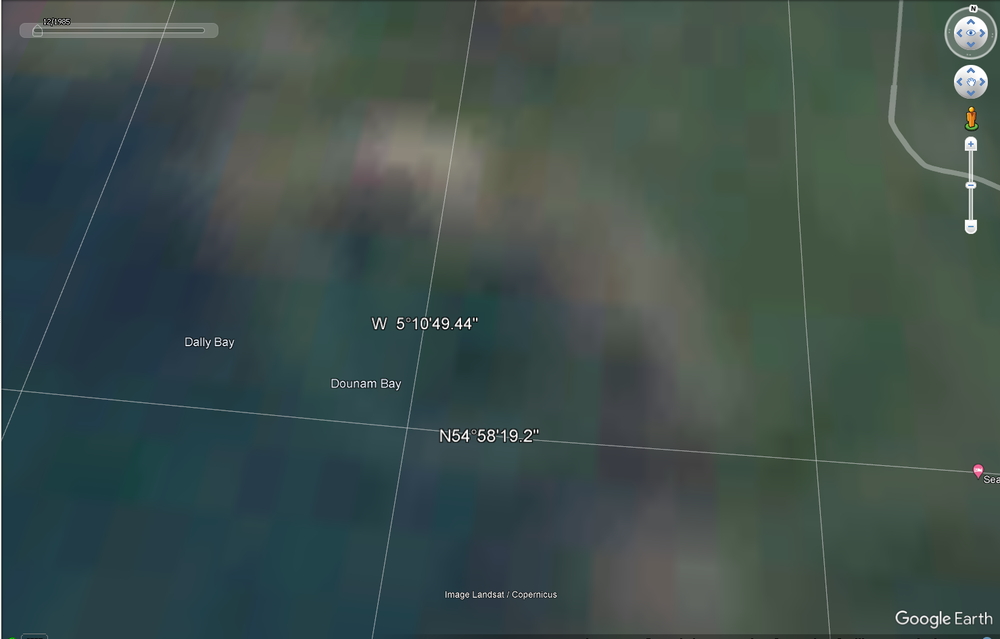
#> input picture newdata/dounambay1985.png, 1000 x 639 px, shrunk from 1479 x 945 before the run; its folder holds only this picture in this run
$ jupyter execute supertest2.ipynb
#> lines starting #> are read from the running program, lines starting #| are printed output that depends on the picture; after the words box and inside, x2 and y2 are one past the last pixel; in counts of white or black regions, pixels touching at a corner belong together
[cell 1]
import matplotlib.pyplot as plt
import cv2
import numpy as np
import os
import glob

# Function to process a single image
def process_image(image_path):
#> called with image_path = '../newdata/dounambay1985.png'
    image = cv2.imread(image_path)
#> image is the input picture: shape (639, 1000, 3); mean B, G, R 75.6, 79.4, 62.8
    image_rgb = cv2.cvtColor(image, cv2.COLOR_BGR2RGB)  # Convert BGR to RGB for correct color display with matplotlib

    # Convert the image to the HSV color space
    hsv_image = cv2.cvtColor(image_rgb, cv2.COLOR_RGB2HSV)
#> hsv_image: shape (639, 1000, 3); mean H, S, V 76.2, 68.6, 82.6

    # Define the range for blue color in HSV
    lower_blue1 = np.array([85, 50, 50])
    upper_blue1 = np.array([135, 255, 255])

    lower_blue2 = np.array([85, 50, 50])
    upper_blue2 = np.array([110, 255, 255])

    lower_blue3 = np.array([90, 50, 50])
    upper_blue3 = np.array([140, 255, 255])

    # Create masks for the different blue ranges
    mask_blue1 = cv2.inRange(hsv_image, lower_blue1, upper_blue1)
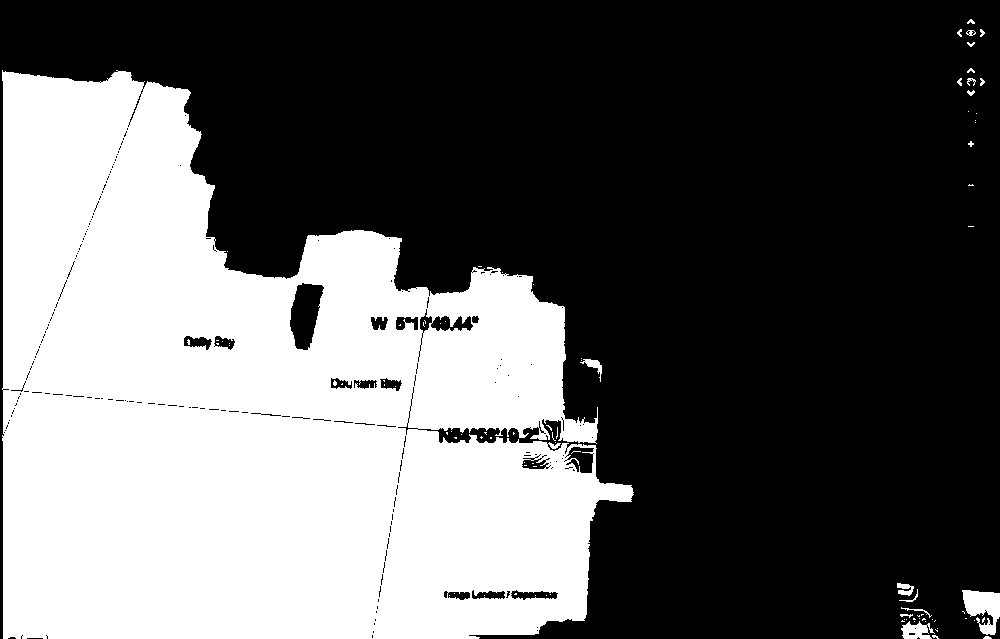
#> mask_blue1: shape (639, 1000); 38.5% white; 91 white regions (71 under 20 px), largest, box (x1, y1, x2, y2) and area: (2, 70, 634, 639) 243796, (962, 590, 1000, 635) 1050, (901, 621, 935, 639) 384
    mask_blue2 = cv2.inRange(hsv_image, lower_blue2, upper_blue2)
    mask_blue3 = cv2.inRange(hsv_image, lower_blue3, upper_blue3)
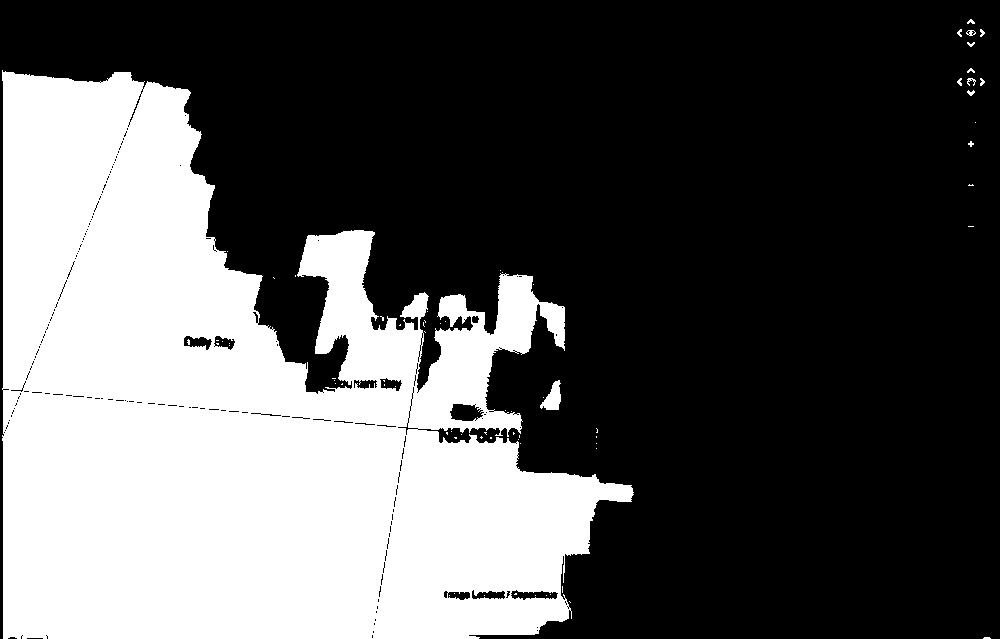
#> mask_blue3: shape (639, 1000); 35.1% white; 71 white regions (58 under 20 px), largest, box (x1, y1, x2, y2) and area: (2, 70, 634, 639) 223536, (540, 380, 561, 410) 361, (967, 78, 976, 86) 34

    # Combine the masks
    mask_water = cv2.bitwise_or(mask_blue1, mask_blue2)
    mask_water = cv2.bitwise_or(mask_water, mask_blue3)

    # Apply morphological operations to clean up the mask
    kernel = np.ones((5, 5), np.uint8)
    mask_cleaned = cv2.morphologyEx(mask_water, cv2.MORPH_CLOSE, kernel)
#> mask_cleaned: shape (639, 1000); 39.2% white; 18 white regions (6 under 20 px), largest, box (x1, y1, x2, y2) and area: (0, 70, 634, 639) 247573, (962, 590, 1000, 639) 1282, (900, 607, 939, 639) 895
    mask_cleaned = cv2.morphologyEx(mask_cleaned, cv2.MORPH_OPEN, kernel)
#> mask_cleaned: shape (639, 1000); 39.1% white; 7 white regions, largest, box (x1, y1, x2, y2) and area: (0, 70, 633, 639) 247263, (963, 590, 1000, 639) 1271, (901, 609, 938, 639) 870
    mask_cleaned = cv2.dilate(mask_cleaned, kernel, iterations=2)  # Additional dilation step
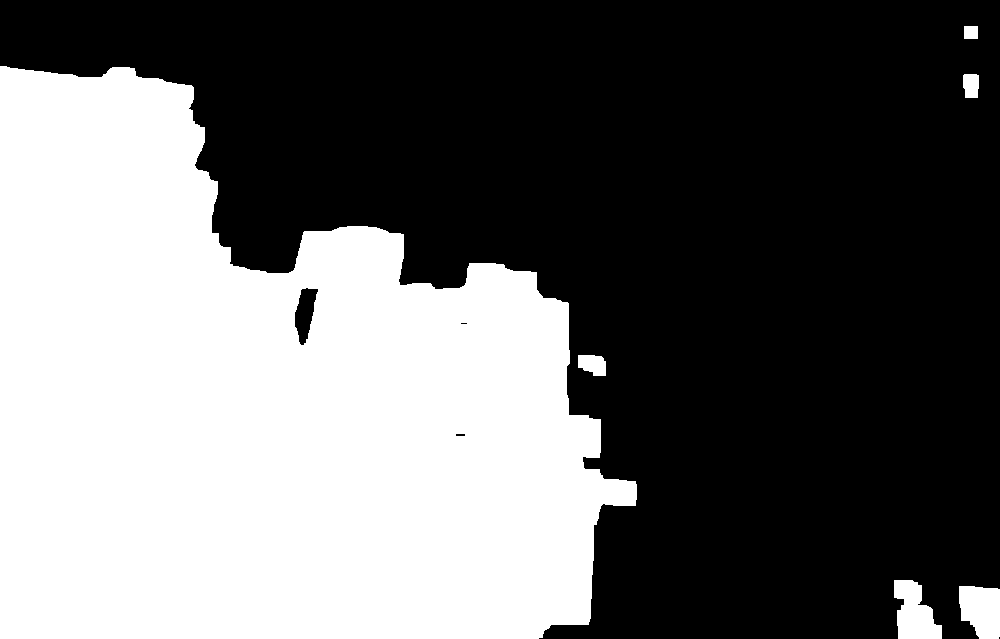
#> mask_cleaned: shape (639, 1000); 41.2% white; 6 white regions, box (x1, y1, x2, y2) and area: (0, 66, 637, 639) 258513, (894, 580, 942, 639) 1911, (959, 586, 1000, 639) 1816, (578, 355, 606, 376) 477, (963, 74, 979, 98) 353, (964, 26, 978, 39) 182
    mask_cleaned = cv2.erode(mask_cleaned, kernel, iterations=1)  # Erosion to refine edges
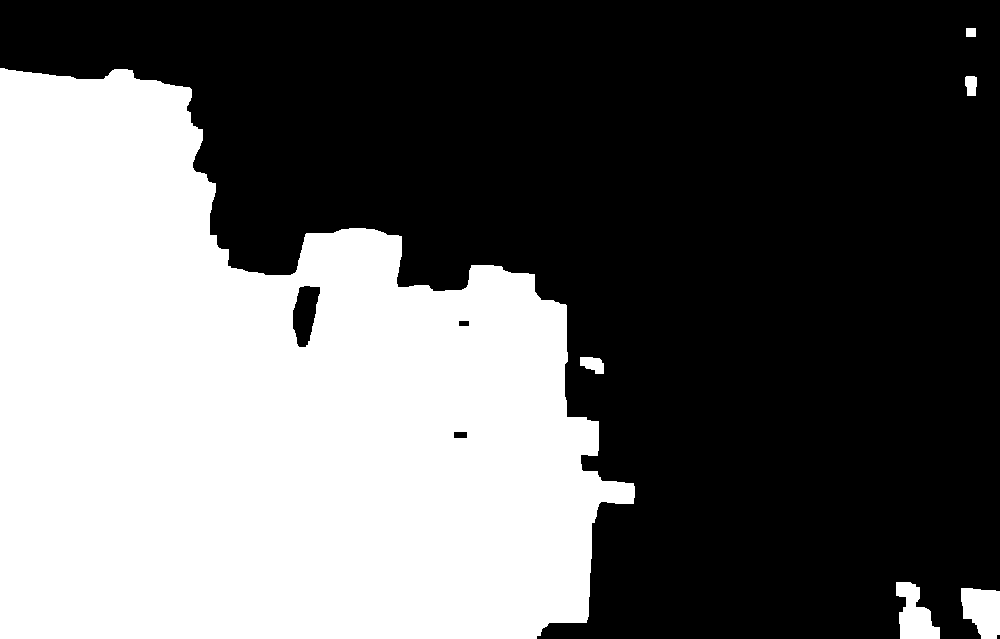
#> mask_cleaned: shape (639, 1000); 40.5% white; 6 white regions, box (x1, y1, x2, y2) and area: (0, 68, 635, 639) 254917, (961, 588, 1000, 639) 1576, (896, 582, 940, 639) 1535, (580, 357, 604, 374) 297, (965, 76, 977, 96) 209, (966, 28, 976, 37) 90

    # Apply the cleaned mask to get the result
    result = cv2.bitwise_and(image_rgb, image_rgb, mask=mask_cleaned)
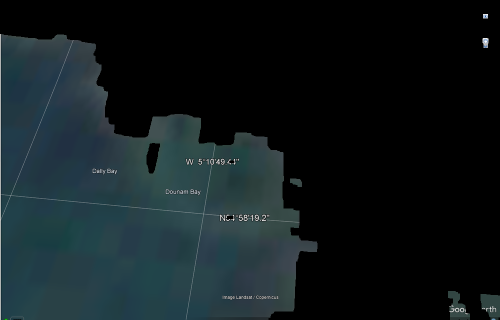
#> result: shape (639, 1000, 3) (shown at 1/2 size); mean R, G, B 17.2, 26.6, 29.4

    # Convert the result to grayscale for edge detection
    gray_result = cv2.cvtColor(result, cv2.COLOR_RGB2GRAY)
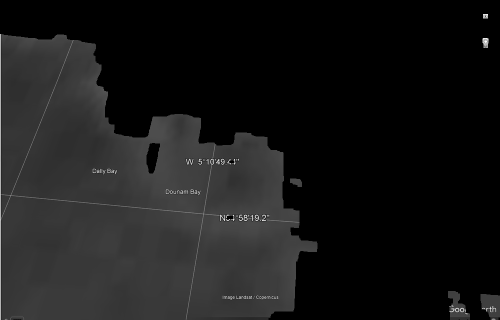
#> gray_result: shape (639, 1000) (shown at 1/2 size); min 0, max 255, mean 24.1

    # Apply Gaussian blur to reduce noise
    blurred = cv2.GaussianBlur(gray_result, (5, 5), 0)

    # Apply Canny edge detection
    edges = cv2.Canny(blurred, 30, 100)  # Adjusted thresholds
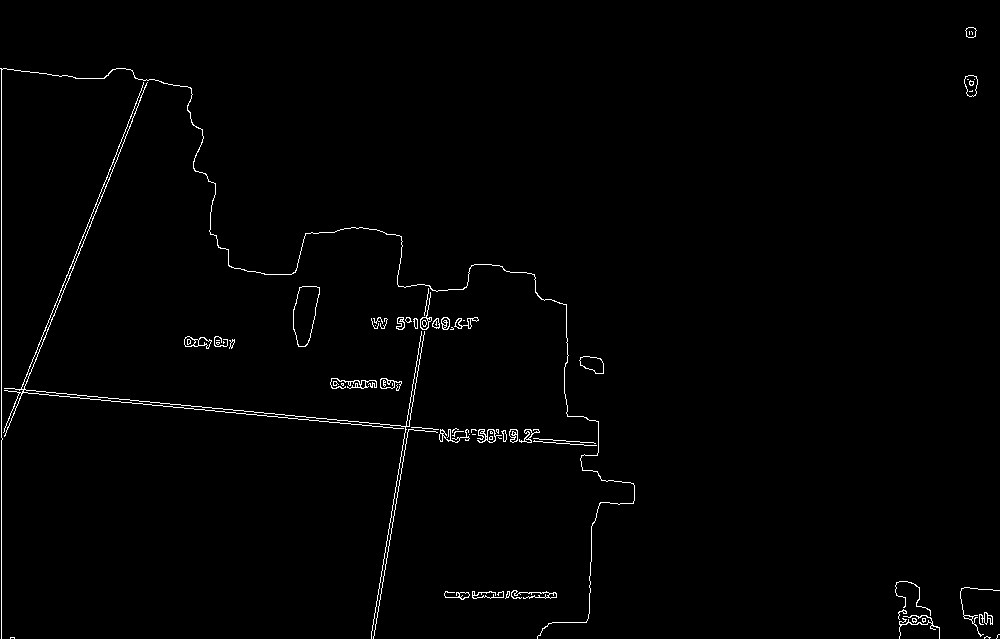
#> edges: shape (639, 1000); 1.1% white in thin lines or dots

    # Display the original image, water detection result, and edge detection result
    plt.figure(figsize=(18, 6))
    plt.subplot(1, 3, 1)
    plt.title(f'Original Image: {os.path.basename(image_path)}')
    plt.imshow(image_rgb)
    plt.axis('off')

    plt.subplot(1, 3, 2)
    plt.title('Water Detection Result')
    plt.imshow(result)
    plt.axis('off')

    plt.subplot(1, 3, 3)
    plt.title('Edge Detection Result')
    plt.imshow(edges, cmap='gray')
    plt.axis('off')

    plt.show()

    # Save the edge detection result as a reference image in new data
    output_dir = "../newdata/reference_image_generate/"
    os.makedirs(output_dir, exist_ok=True)
    output_path = os.path.join(output_dir, os.path.basename(image_path).replace(".png", "_reference_edge_detection.png"))
    cv2.imwrite(output_path, edges)

# Process all images in the directory
image_paths = glob.glob("../newdata/*.png")

for image_path in image_paths:
    process_image(image_path)

$ run again, on newdata/dounambayapril2024.png
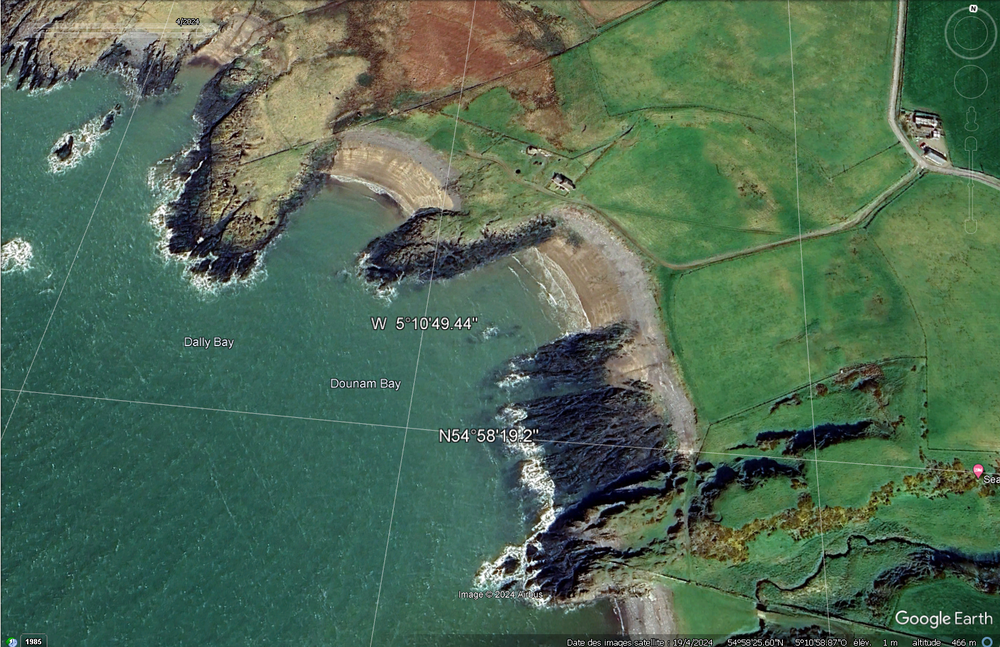
#> input picture newdata/dounambayapril2024.png, 1000 x 647 px, shrunk from 1478 x 957 before the run
#> in process_image, image is the input picture: shape (647, 1000, 3); mean B, G, R 83.2, 106, 78.8
#> hsv_image: shape (647, 1000, 3); mean H, S, V 64, 98.4, 109
#> in process_image, `mask_blue1 = cv2.inRange(hsv_image, lower_blue1, upper_blue1)`:
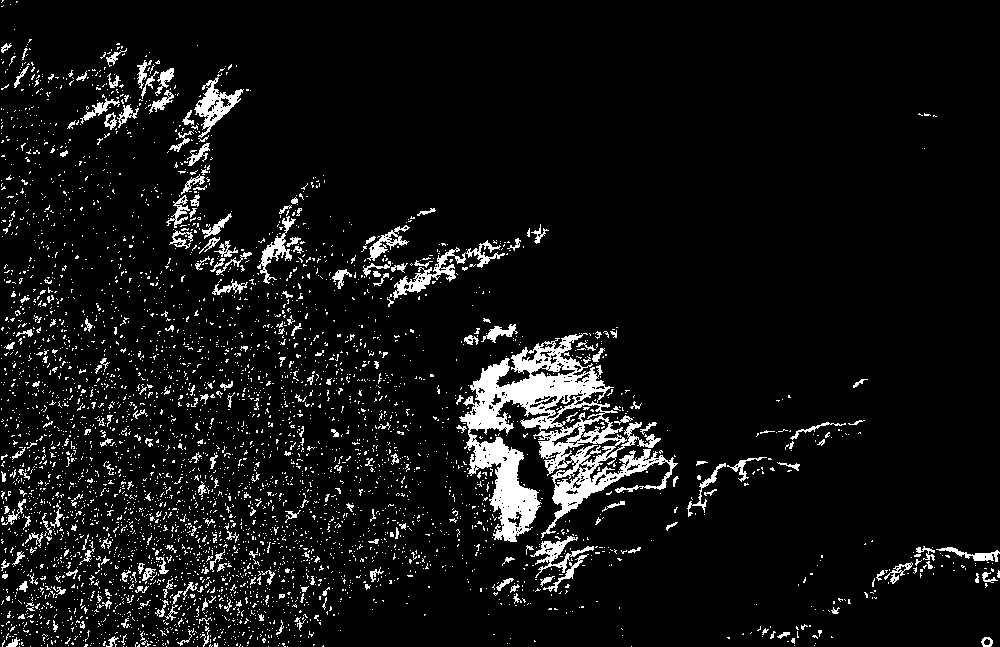
#> mask_blue1: shape (647, 1000); 7.1% white; 4274 white regions (4020 under 20 px), largest, box (x1, y1, x2, y2) and area: (459, 333, 678, 542) 14800, (393, 240, 505, 300) 1205, (194, 73, 244, 138) 1007
#> mask_blue2: shape (647, 1000); 5.7% white; 4480 white regions (4217 under 20 px), largest, box (x1, y1, x2, y2) and area: (459, 358, 600, 542) 7193, (552, 467, 594, 518) 775, (257, 216, 296, 284) 613
#> mask_blue3: shape (647, 1000); 3.6% white; 719 white regions (628 under 20 px), largest, box (x1, y1, x2, y2) and area: (496, 333, 678, 538) 9147, (486, 437, 541, 526) 1710, (194, 73, 244, 138) 1000
#> mask_water: shape (647, 1000); 7.1% white; 4274 white regions (4021 under 20 px), largest, box (x1, y1, x2, y2) and area: (459, 333, 678, 542) 14800, (393, 240, 505, 300) 1207, (194, 73, 244, 138) 1009
#> in process_image, `edges = cv2.Canny(blurred, 30, 100)`:
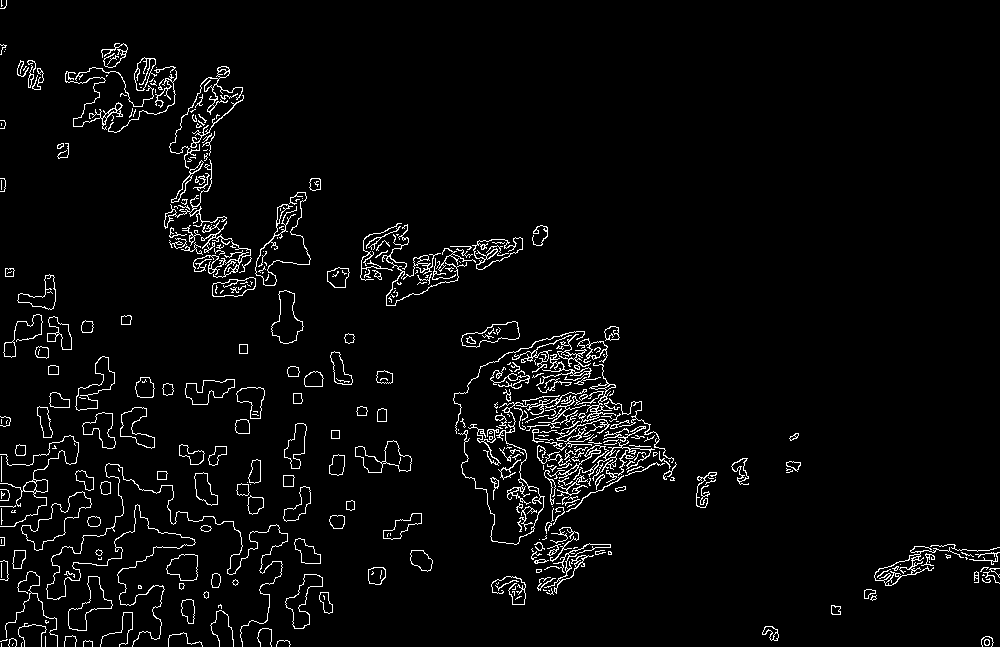
#> edges: shape (647, 1000); 3.7% white in thin lines or dots

$ run again, on newdata/dounambayjuly2011.png
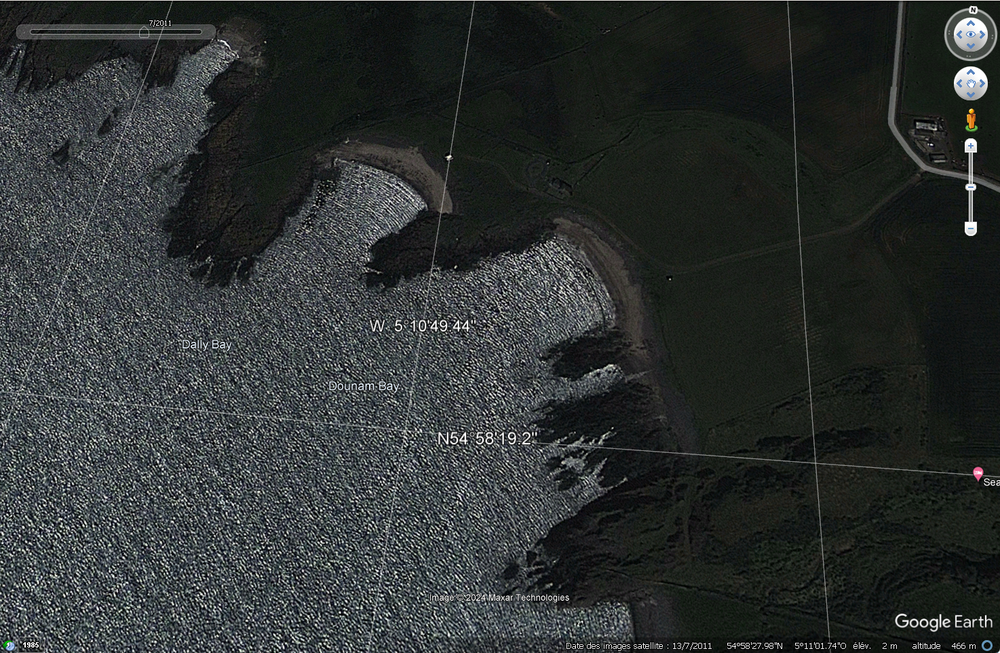
#> input picture newdata/dounambayjuly2011.png, 1000 x 653 px, shrunk from 1474 x 963 before the run
#> in process_image, image is the input picture: shape (653, 1000, 3); mean B, G, R 49.8, 50.5, 46.3
#> hsv_image: shape (653, 1000, 3); mean H, S, V 79.3, 44.2, 52.3
#> in process_image, `mask_blue1 = cv2.inRange(hsv_image, lower_blue1, upper_blue1)`:
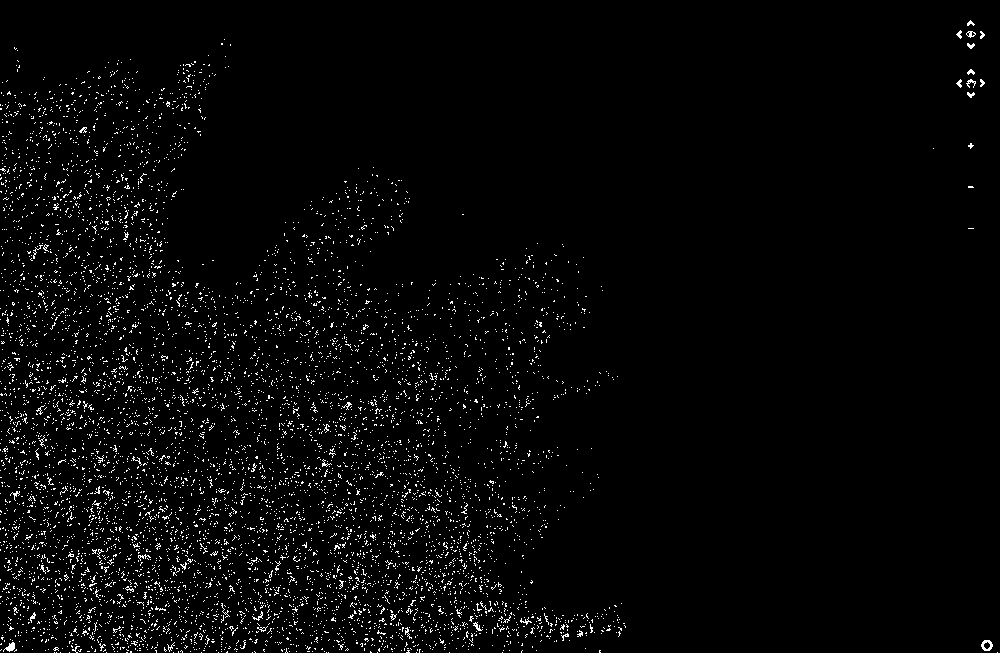
#> mask_blue1: shape (653, 1000); 2.7% white in thin lines or dots
#> mask_blue2: shape (653, 1000); 2.1% white in thin lines or dots
#> mask_blue3: shape (653, 1000); 2.7% white in thin lines or dots
#> mask_water: shape (653, 1000); 2.7% white in thin lines or dots
#> in process_image, `edges = cv2.Canny(blurred, 30, 100)`:
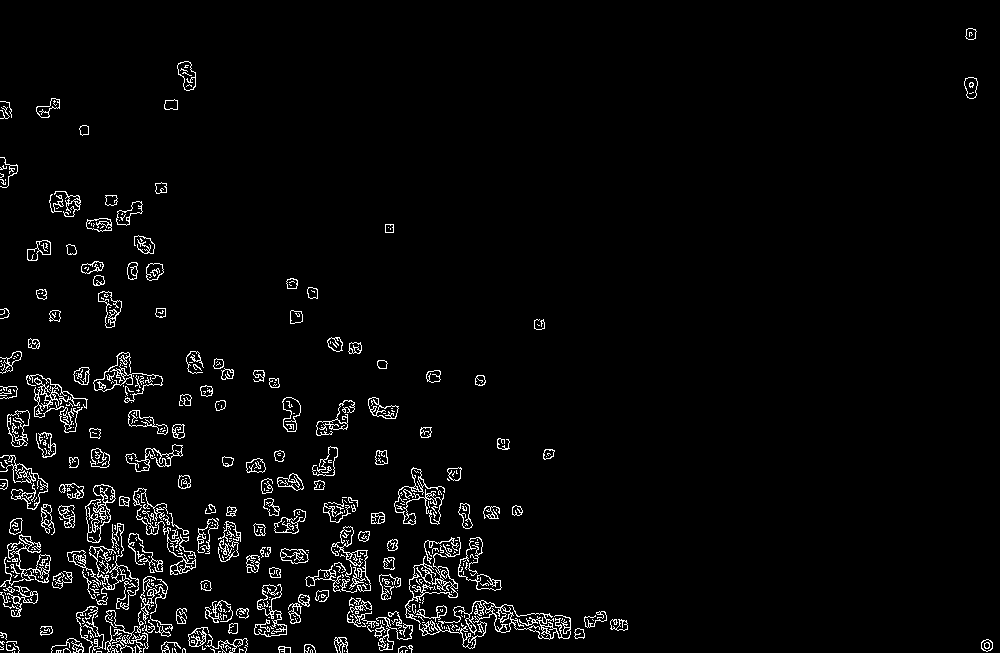
#> edges: shape (653, 1000); 3.4% white in thin lines or dots
